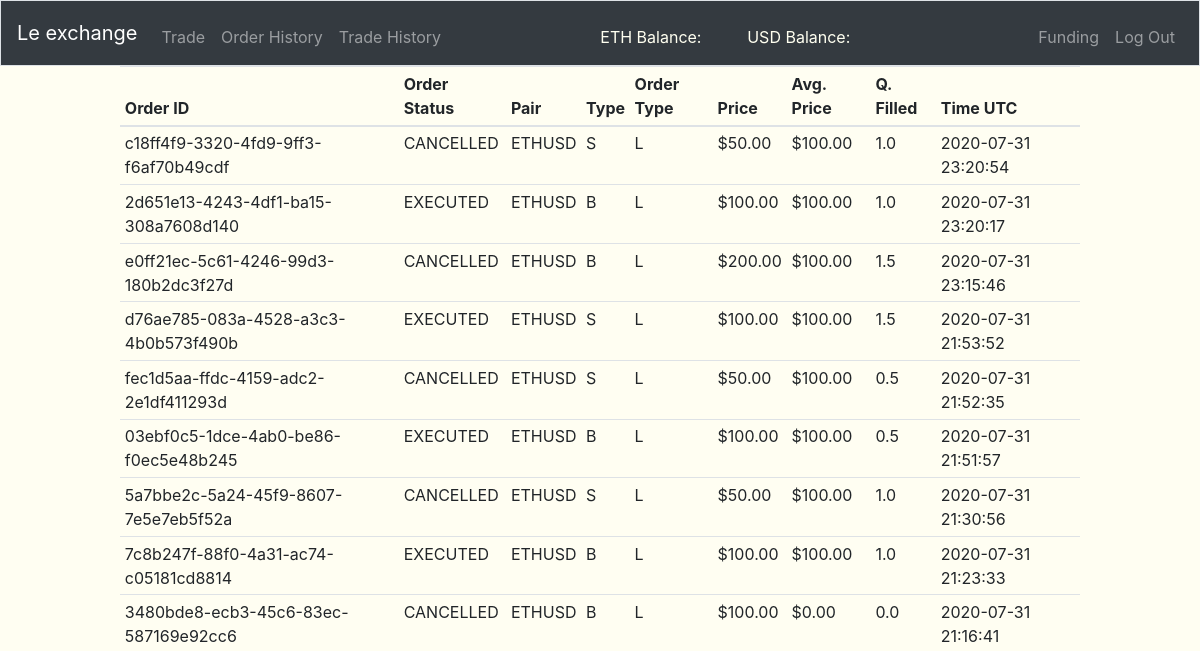
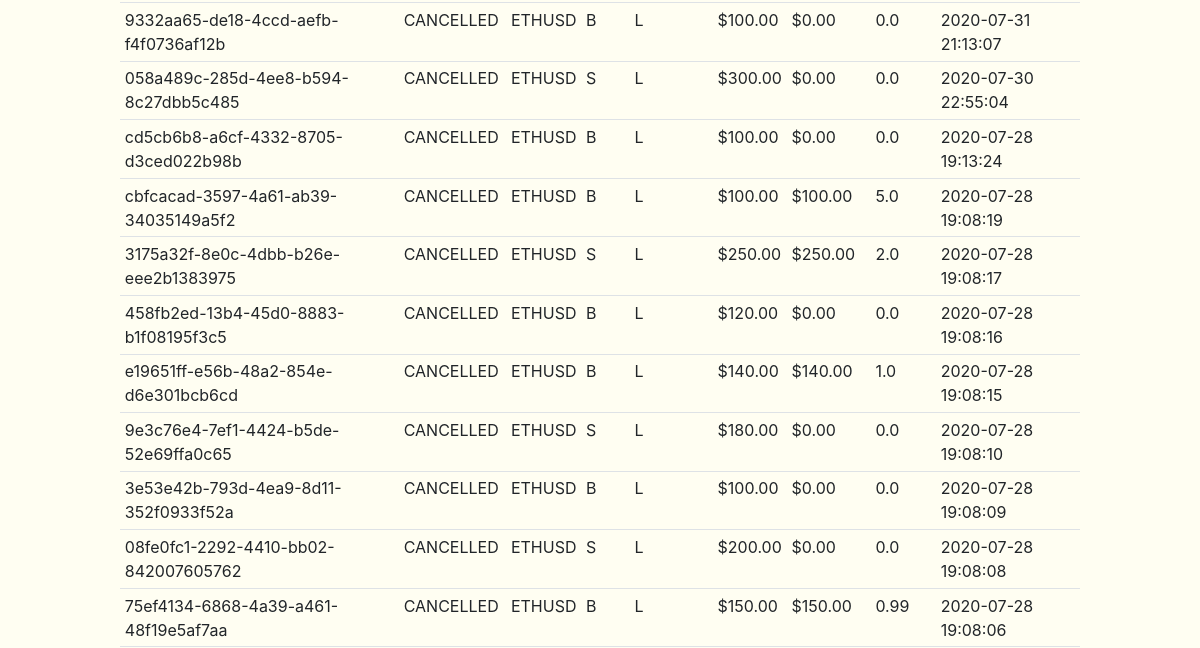
/order-history (signed in, upper part), run on an earlier commit of the app's database (2 pictures, top to bottom).
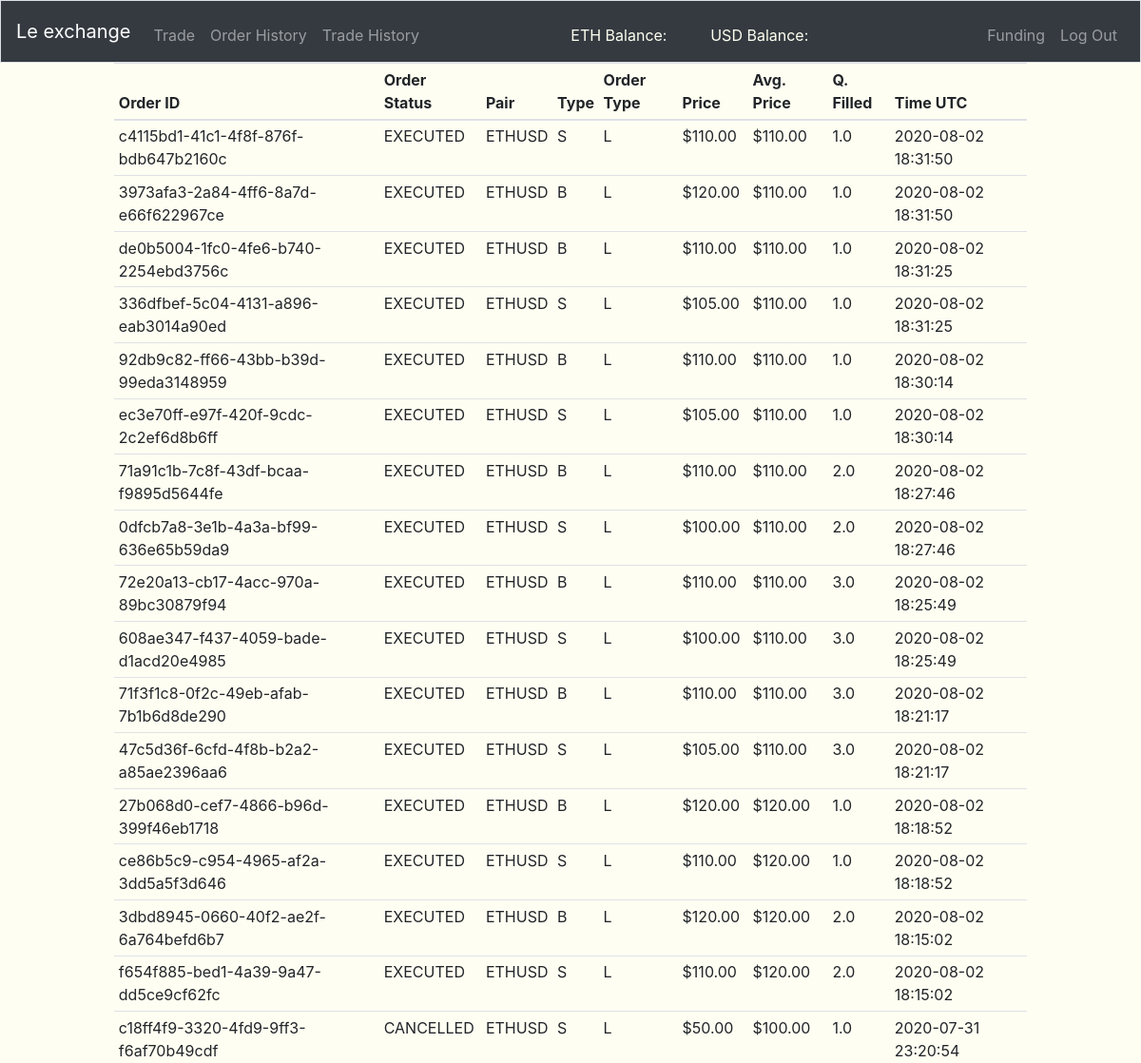
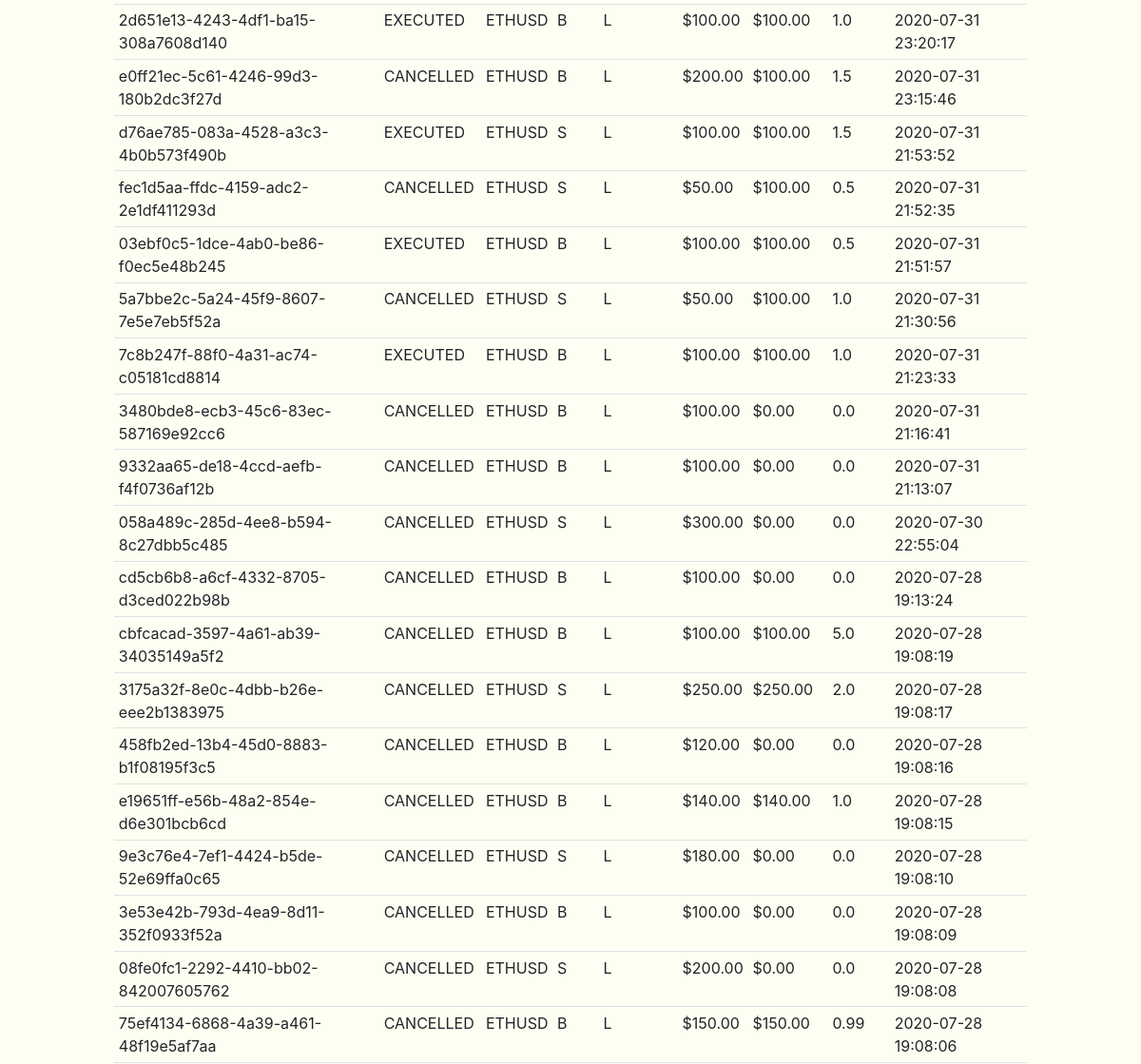
And on a later commit of the database (2 pictures, top to bottom).
### tables this page shows
CREATE TABLE "order_history" (
	"order_id"	VARCHAR(255) NOT NULL,
	"user_id"	INTEGER NOT NULL,
	"pair"	VARCHAR(255) NOT NULL,
	"type"	CHAR(1) NOT NULL,
	"ordertype"	CHAR(1) NOT NULL,
	"price"	REAL NOT NULL,
	"avg_price"	REAL NOT NULL,
	"quantity_filled"	REAL NOT NULL,
	"time"	INTEGER NOT NULL,
	"status"	TEXT NOT NULL,
	PRIMARY KEY("order_id")
);

### views.py (the view)
@app.route('/order-history', methods=["GET"])
@login_required
def order_history():
    order_history = db.execute(
        "SELECT * FROM order_history WHERE user_id = :id ORDER BY time DESC", id=session["user_id"])
    return render_template("history.html", order_history=order_history)

### app.py (called while the page is built)
@app.after_request
def after_request(response):
    response.headers["Cache-Control"] = "no-cache, no-store, must-revalidate"
    response.headers["Expires"] = 0
    response.headers["Pragma"] = "no-cache"
    return response

### helper.py (called while the page is built)
def login_required(f):
    @wraps(f)
    def decorated_function(*args, **kwargs):
        if session.get("user_id") is None:
            return redirect("/login"), 403
        return f(*args, **kwargs)
    return decorated_function

def usd(value):
    return f"${value:,.2f}"

def timeformater(time):
    return datetime.datetime.utcfromtimestamp(time)

### templates/history.html (shortened to what this page needs)
{% extends "layout.html" %}
{% block main %}
<table class="table table-hover table-sm" style="width: 80%; margin-left: auto; margin-right: auto;">
  <thead s>
    <tr>
      <th scope="col">Order ID</th>
      <th scope="col">Order Status</th>
      <th scope="col">Pair</th>
      <th scope="col">Type</th>
      <th scope="col">Order Type</th>
      <th scope="col">Price</th>
      <th scope="col">Avg. Price</th>
      <th scope="col">Q. Filled</th>
      <th scope="col">Time UTC</th>
    </tr>
  </thead>
  <tbody>
    {% for i in order_history %}
      <tr>
        <td>{{i.order_id}}</td>
        <td>{{i.status}}</td>
        <td>{{i.pair}}</td>
        <td>{{i.type}}</td>
        <td>{{i.ordertype}}</td>
        <td>{{i.price|usd}}</td>
        <td>{{i.avg_price|usd}}</td>
        <td>{{i.quantity_filled}}</td>
        <td>{{i.time|timeformater}}</td>
      </tr>
    {% endfor %}
  </tbody>
</table>
{% endblock %}

What changed in the data, as far as the page shows it:
added order_history: order_id "c4115bd1-41c1-4f8f-876f-bdb647b2160c", status "EXECUTED", pair "ETHUSD", type "S", ordertype "L", price "$110.00", avg_price "$110.00", quantity_filled "1.0", time "2020-08-02 18:31:50"
added order_history: order_id "3973afa3-2a84-4ff6-8a7d-e66f622967ce", status "EXECUTED", pair "ETHUSD", type "B", ordertype "L", price "$120.00", avg_price "$110.00", quantity_filled "1.0", time "2020-08-02 18:31:50"
added order_history: order_id "de0b5004-1fc0-4fe6-b740-2254ebd3756c", status "EXECUTED", pair "ETHUSD", type "B", ordertype "L", price "$110.00", avg_price "$110.00", quantity_filled "1.0", time "2020-08-02 18:31:25"
added order_history: order_id "336dfbef-5c04-4131-a896-eab3014a90ed", status "EXECUTED", pair "ETHUSD", type "S", ordertype "L", price "$105.00", avg_price "$110.00", quantity_filled "1.0", time "2020-08-02 18:31:25"
added order_history: order_id "92db9c82-ff66-43bb-b39d-99eda3148959", status "EXECUTED", pair "ETHUSD", type "B", ordertype "L", price "$110.00", avg_price "$110.00", quantity_filled "1.0", time "2020-08-02 18:30:14"
added order_history: order_id "ec3e70ff-e97f-420f-9cdc-2c2ef6d8b6ff", status "EXECUTED", pair "ETHUSD", type "S", ordertype "L", price "$105.00", avg_price "$110.00", quantity_filled "1.0", time "2020-08-02 18:30:14"
added order_history: order_id "71a91c1b-7c8f-43df-bcaa-f9895d5644fe", status "EXECUTED", pair "ETHUSD", type "B", ordertype "L", price "$110.00", avg_price "$110.00", quantity_filled "2.0", time "2020-08-02 18:27:46"
added order_history: order_id "0dfcb7a8-3e1b-4a3a-bf99-636e65b59da9", status "EXECUTED", pair "ETHUSD", type "S", ordertype "L", price "$100.00", avg_price "$110.00", quantity_filled "2.0", time "2020-08-02 18:27:46"
added order_history: order_id "72e20a13-cb17-4acc-970a-89bc30879f94", status "EXECUTED", pair "ETHUSD", type "B", ordertype "L", price "$110.00", avg_price "$110.00", quantity_filled "3.0", time "2020-08-02 18:25:49"
added order_history: order_id "608ae347-f437-4059-bade-d1acd20e4985", status "EXECUTED", pair "ETHUSD", type "S", ordertype "L", price "$100.00", avg_price "$110.00", quantity_filled "3.0", time "2020-08-02 18:25:49"
added order_history: order_id "71f3f1c8-0f2c-49eb-afab-7b1b6d8de290", status "EXECUTED", pair "ETHUSD", type "B", ordertype "L", price "$110.00", avg_price "$110.00", quantity_filled "3.0", time "2020-08-02 18:21:17"
added order_history: order_id "47c5d36f-6cfd-4f8b-b2a2-a85ae2396aa6", status "EXECUTED", pair "ETHUSD", type "S", ordertype "L", price "$105.00", avg_price "$110.00", quantity_filled "3.0", time "2020-08-02 18:21:17"
added order_history: order_id "27b068d0-cef7-4866-b96d-399f46eb1718", status "EXECUTED", pair "ETHUSD", type "B", ordertype "L", price "$120.00", avg_price "$120.00", quantity_filled "1.0", time "2020-08-02 18:18:52"
added order_history: order_id "ce86b5c9-c954-4965-af2a-3dd5a5f3d646", status "EXECUTED", pair "ETHUSD", type "S", ordertype "L", price "$110.00", avg_price "$120.00", quantity_filled "1.0", time "2020-08-02 18:18:52"
added order_history: order_id "3dbd8945-0660-40f2-ae2f-6a764befd6b7", status "EXECUTED", pair "ETHUSD", type "B", ordertype "L", price "$120.00", avg_price "$120.00", quantity_filled "2.0", time "2020-08-02 18:15:02"
added order_history: order_id "f654f885-bed1-4a39-9a47-dd5ce9cf62fc", status "EXECUTED", pair "ETHUSD", type "S", ordertype "L", price "$110.00", avg_price "$120.00", quantity_filled "2.0", time "2020-08-02 18:15:02"
